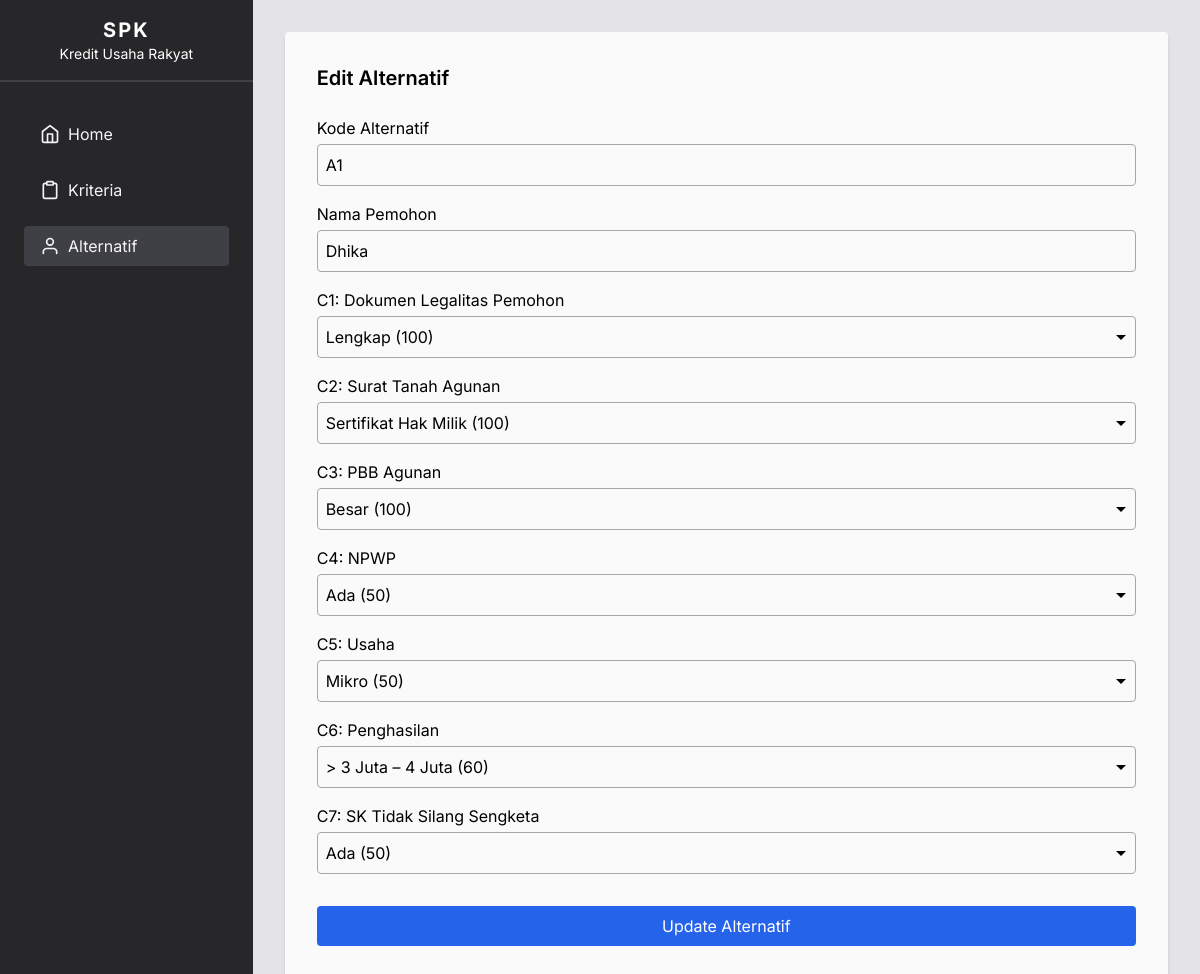
The app's page /alternatif/edit.php?id=1 with its own data.
### tables this page shows
CREATE TABLE `alternatif` (
  `id` int(11) NOT NULL,
  `kode` varchar(255) NOT NULL,
  `nama` varchar(255) NOT NULL,
  `C1` int(11) NOT NULL,
  `C2` int(11) NOT NULL,
  `C3` int(11) NOT NULL,
  `C4` int(11) NOT NULL,
  `C5` int(11) NOT NULL,
  `C6` int(11) NOT NULL,
  `C7` int(11) NOT NULL
);

### alternatif/edit.php (the view, shortened to what this page needs)
<?php
include '../connection.php';
$id = $_GET['id'];
$sql = "SELECT * FROM alternatif WHERE id=$id";
$query = mysqli_query($conn, $sql);
$data = mysqli_fetch_array($query);
?>
<!DOCTYPE html>
<html lang="en">
<head>
	<script src="https://cdn.tailwindcss.com"></script>
	<link rel="stylesheet" href="../style.css">
</head>
<body class="bg-zinc-200 flex">
	<nav class="flex flex-col w-80 bg-zinc-800 h-screen gap-8 sticky top-0">
		<div class=" text-center py-4 text-white border-b-2 border-zinc-700">
			<a href="./" class="text-xl font-bold tracking-widest">SPK</a>
			<p class="text-sm">Kredit Usaha Rakyat</p>
		</div>
		<div class="flex flex-col gap-4 text-zinc-100 mx-6">
			<a class="py-2 px-4 rounded flex gap-2 items-center hover:bg-zinc-700" href="../"><img src="../assets/ic_home.svg" alt="icon home"> Home</a>
			<a class="py-2 px-4 rounded flex gap-2 items-center hover:bg-zinc-700" href="../kriteria"><img src="../assets/ic_clipboard.svg" alt="icon kriteria"> Kriteria</a>
			<a class="py-2 px-4 rounded flex gap-2 items-center active" href="./"><img src="../assets/ic_user.svg" alt="icon alternatif"> Alternatif</a>
		</div>
	</nav>
	<main class="flex w-full h-fit">
		<form method="post" action="prosesUpdate.php" class="m-8 bg-zinc-50 p-8 rounded flex flex-col gap-4 shadow-md w-full">
			<h2 class="font-semibold text-xl mb-2">Edit Alternatif</h2>
			<div class="form-control">
				<label for="kodeAlternatif">Kode Alternatif</label>
				<input type="text" id="kodeAlternatif" name="kodeAlternatif" value="<?= $data[1] ?>">
			</div>
			<div class="form-control">
				<label for="namaPemohon">Nama Pemohon</label>
				<input type="text" id="namaPemohon" name="namaPemohon" value="<?= $data[2] ?>">
			</div>
			<div class="form-control">
				<label for="dokumenLegalitasPemohon">C1: Dokumen Legalitas Pemohon</label>
				<select name="dokumenLegalitasPemohon" id="dokumenLegalitasPemohon">
					<option value="100" <?= $data[3] == 100 ? 'selected' : '' ?>>Lengkap (100)</option>
				</select>
			</div>
			<div class="form-control">
				<label for="suratTanahAgunan">C2: Surat Tanah Agunan</label>
				<select name="suratTanahAgunan" id="suratTanahAgunan">
					<option value="100" <?= $data[4] == 100 ? 'selected' : '' ?>>Sertifikat Hak Milik (100)</option>
				</select>
			</div>
			<div class="form-control">
				<label for="pbbAgunan">C3: PBB Agunan</label>
				<select name="pbbAgunan" id="pbbAgunan">
					<option value="100" <?= $data[5] == 100 ? 'selected' : '' ?>>Besar (100)</option>
				</select>
			</div>
			<div class="form-control">
				<label for="npwp">C4: NPWP</label>
				<select name="npwp" id="npwp">
					<option value="50" <?= $data[6] == 50 ? 'selected' : '' ?>>Ada (50)</option>
				</select>
			</div>
			<div class="form-control">
				<label for="usaha">C5: Usaha</label>
				<select name="usaha" id="usaha">
					<option value="50" <?= $data[7] == 50 ? 'selected' : '' ?>>Mikro (50)</option>
				</select>
			</div>
			<div class="form-control">
				<label for="penghasilan">C6: Penghasilan</label>
				<select name="penghasilan" id="penghasilan">
					<option value="60" <?= $data[8] == 60 ? 'selected' : '' ?>>> 3 Juta – 4 Juta (60)</option>
				</select>
			</div>
			<div class="form-control">
				<label for="skTidakSilangSengketa">C7: SK Tidak Silang Sengketa</label>
				<select name="skTidakSilangSengketa" id="skTidakSilangSengketa">
					<option value="50" <?= $data[9] == 50 ? 'selected' : '' ?>>Ada (50)</option>
				</select>
			</div>
			<button type="submit" class="bg-blue-600 hover:bg-blue-700 mt-4 p-2 rounded text-white">Update Alternatif</button>
		</form>
	</main>
</body>
</html>

### style.css (style rules this page uses)
* { font-family: 'Inter'; }
.active { background-color: #3f3f46; }
.form-control { display: flex; flex-direction: column; }
.form-control label { margin-bottom: 4px; }
select { -webkit-appearance: none; -moz-appearance: none; background: transparent; background-repeat: no-repeat; background-position-x: 99.8%; background-position-y: 8px; border: 1px solid #dfdfdf; border-radius: 2px; margin-right: 2rem; padding: 1rem; padding-right: 2rem; }
.form-control input, .form-control select { background-color: transparent; border: 1px solid #aaa6a6; padding: 8px; border-radius: 4px; }

### records on screen
alternatif: kodeAlternatif "A1", namaPemohon "Dhika", dokumenLegalitasPemohon "Lengkap (100)", suratTanahAgunan "Sertifikat Hak Milik (100)", pbbAgunan "Besar (100)", npwp "Ada (50)", usaha "Mikro (50)", penghasilan "> 3 Juta – 4 Juta (60)", skTidakSilangSengketa "Ada (50)"
